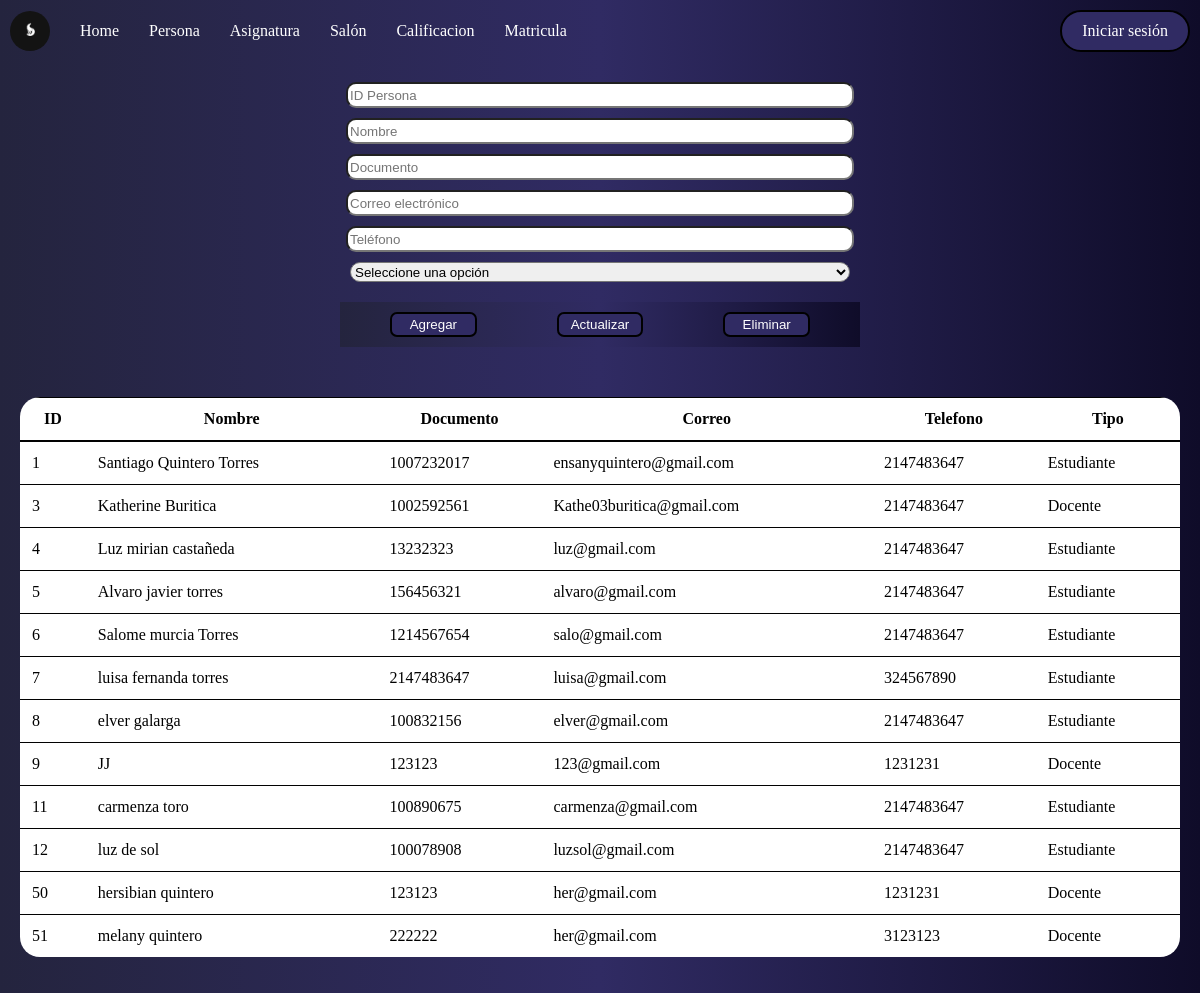
Page /Views/Persona.php on the earlier database version.
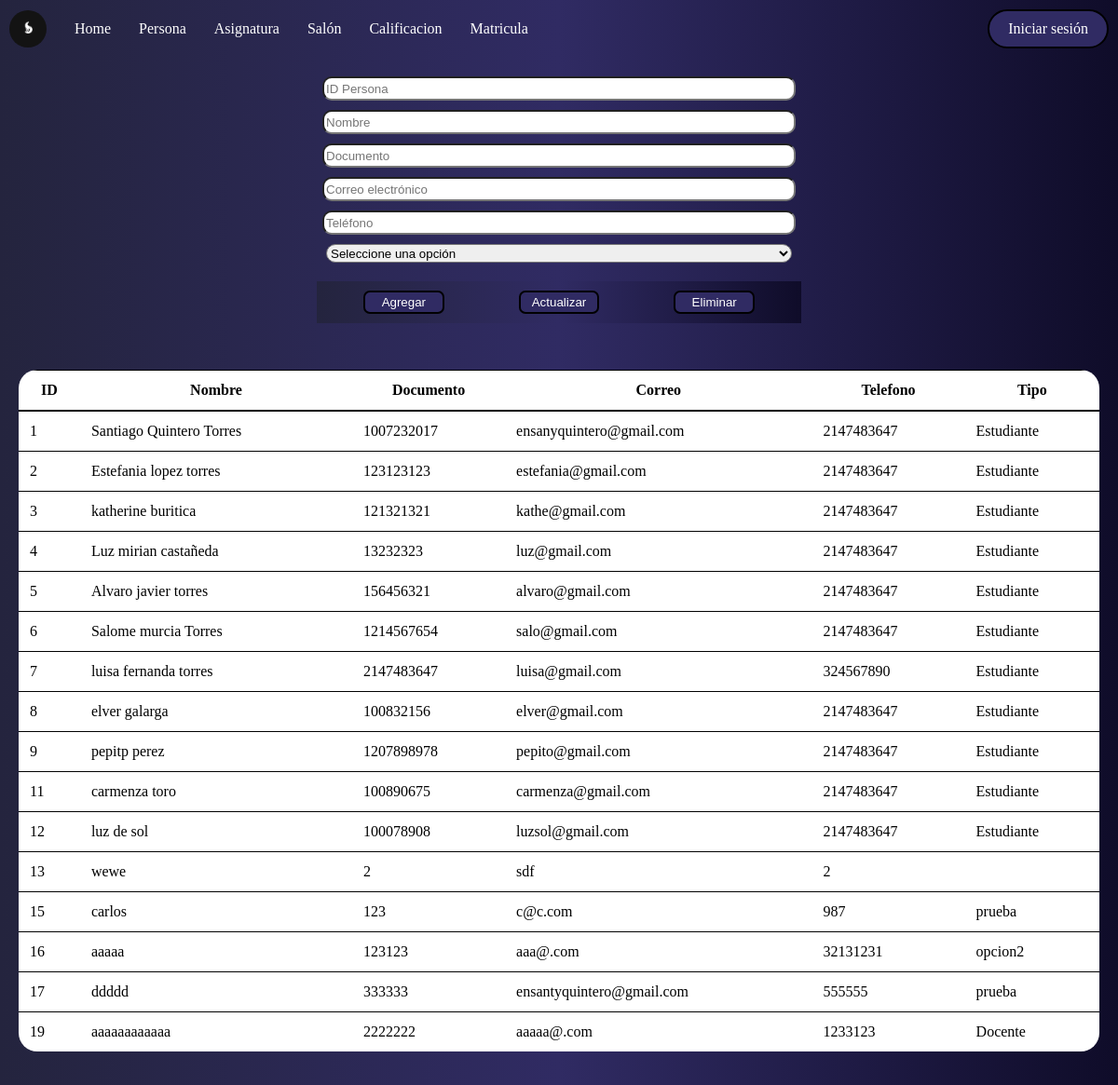
Same page on the later database version.
### tables this page shows
CREATE TABLE `persona` (
  `per_id` int(11) NOT NULL,
  `per_nombre` varchar(40) DEFAULT NULL,
  `per_documento` int(11) DEFAULT NULL,
  `per_correo` varchar(40) DEFAULT NULL,
  `per_telefono` int(11) DEFAULT NULL,
  `per_tipo` varchar(20) NOT NULL
);

### Models/PersonaModel.php (called while the page is built, shortened)
<?php
class PersonaModel {
    private $conn;
    public function __construct($conn) {
        $this->conn = $conn;
    }
    public function getAllData() {
        $query = "SELECT * FROM Persona";
        $result = $this->conn->query($query);
        $data = array();
        while ($row = $result->fetch_assoc()) {
            $data[] = $row;
        }
        return $data;
    }
}
?>

### Views/Persona.php (the view, shortened to what this page needs)
<!DOCTYPE html>
<html lang="es-ES">
<head>
  <link rel="stylesheet" type="text/css" href="../css/DemasEstilos.css">
</head>
<body>
  <nav>
    <div class="profile-pic">
      <img src="../images/Logo.jpg" alt="Foto de perfil">
    </div>
    <ul>
      <li><a href="../index.php">Home</a></li>
      <li><a href="Persona.php">Persona</a></li>
      <li><a href="Asignatura.php">Asignatura</a></li>
      <li><a href="Salon.php">Salón</a></li>
      <li><a href="Calificacion.php">Calificacion</a></li>
      <li><a href="Matricula.php">Matricula</a></li>
    </ul>
    <div class="login-btn">
      <a class="btn-login" href="Login.php">Iniciar sesión</a>
    </div>
  </nav>
  <div class="formulario">
    <form action="../Controller/PersonaController.php" method="POST">
      <input type="text" name="idpersona" placeholder="ID Persona">
      <input type="text" name="nombre" placeholder="Nombre" >
      <input type="number" name="documento" placeholder="Documento" >
      <input type="email" name="correo" placeholder="Correo electrónico" >
      <input type="tel" name="telefono" placeholder="Teléfono" >
      <select class="dropdown" name="opcion[]">
        <option value="">Seleccione una opción</option>
      </select>
      <div class="boton">
      <button class="agregar" name="agregar" value="Agregar">Agregar</button>
      <button class="actualizar" name="actualizar" value="Actualizar">Actualizar</button>
      <button class="eliminar" name="eliminar" value="Eliminar">Eliminar</button>
      </div>
    </form>
  </div>
  <div class="content">
    <div class="table-container">
      <table class="table">
        <thead>
          <tr>
            <th>ID</th>
            <th>Nombre</th>
            <th>Documento</th>
            <th>Correo</th>
            <th>Telefono</th>
            <th>Tipo</th>
          </tr>
        </thead>
        <tbody>
          <?php
          include_once("../core/config.php");
          include("../Models/personaModel.php");
          $personaModel = new PersonaModel($conn);
          $personas = $personaModel->getAllData();
          foreach ($personas as $persona) {
            echo "<tr>";
            echo "<td>" . $persona['per_id'] . "</td>";
            echo "<td>" . $persona['per_nombre'] . "</td>";
            echo "<td>" . $persona['per_documento'] . "</td>";
            echo "<td>" . $persona['per_correo'] . "</td>";
            echo "<td>" . $persona['per_telefono'] . "</td>";
            echo "<td>" . $persona['per_tipo'] . "</td>";
            echo "</tr>";
          }
          ?>
        </tbody>
      </table>
    </div>
  </div>
</body>
</html>

Differences in the rows shown:
removed persona: per_id "50", per_nombre "hersibian quintero", per_documento "123123", per_correo "her@gmail.com", per_telefono "1231231", per_tipo "Docente"
removed persona: per_id "51", per_nombre "melany quintero", per_documento "222222", per_correo "her@gmail.com", per_telefono "3123123", per_tipo "Docente"
added persona: per_id "2", per_nombre "Estefania lopez torres", per_documento "123123123", per_correo "estefania@gmail.com", per_telefono "2147483647", per_tipo "Estudiante"
changed persona id 3: per_nombre "Katherine Buritica" → "katherine buritica"; per_documento "1002592561" → "121321321"; per_correo "Kathe03buritica@gmail.com" → "kathe@gmail.com"; per_tipo "Docente" → "Estudiante"
changed persona id 9: per_nombre "JJ" → "pepitp perez"; per_documento "123123" → "1207898978"; per_correo "123@gmail.com" → "pepito@gmail.com"; per_telefono "1231231" → "2147483647"; per_tipo "Docente" → "Estudiante"
added persona: per_id "13", per_nombre "wewe", per_documento "2", per_correo "sdf", per_telefono "2"
added persona: per_id "15", per_nombre "carlos", per_documento "123", per_correo "c@c.com", per_telefono "987", per_tipo "prueba"
added persona: per_id "16", per_nombre "aaaaa", per_documento "123123", per_correo "aaa@.com", per_telefono "32131231", per_tipo "opcion2"
added persona: per_id "17", per_nombre "ddddd", per_documento "333333", per_correo "ensantyquintero@gmail.com", per_telefono "555555", per_tipo "prueba"
added persona: per_id "19", per_nombre "aaaaaaaaaaaa", per_documento "2222222", per_correo "aaaaa@.com", per_telefono "1233123", per_tipo "Docente"
